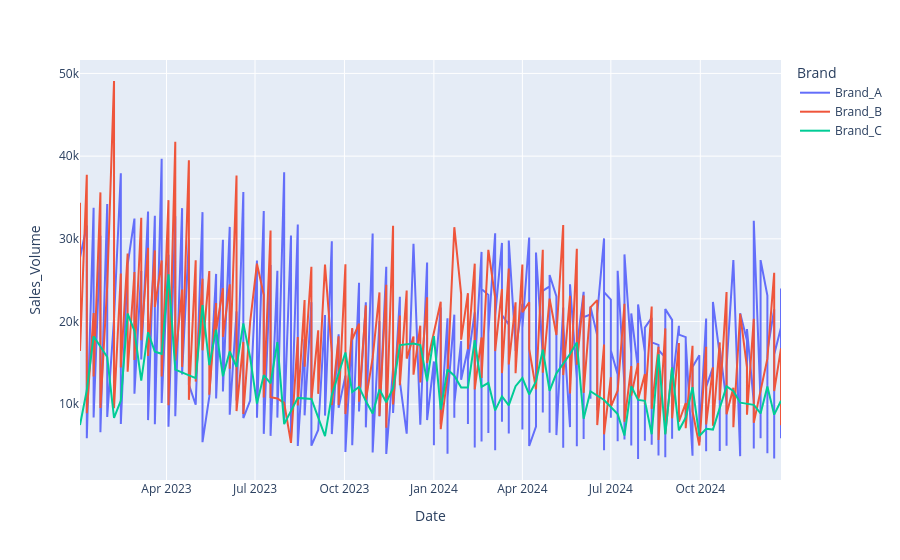

Notebook source saved alongside this figure:
### Code cell
fig = px.line(df_sales, x='Date', y='Sales_Volume', color='Brand')
fig.show()
